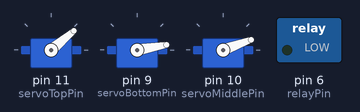
The sketch below on a simulated Arduino Uno, built with avr-gcc and run on an emulated ATmega328P. Shown: 3 × servo, switched loads named in the sketch (green lamp = pin HIGH). The local clock reads 2024-03-15 10:24:30 at power-on unless the sketch sets it.

Above: at 1.1 s.
At 16.6 s:
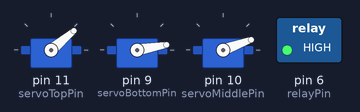
At 25.8 s:
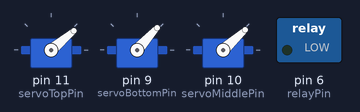
At 26.9 s:
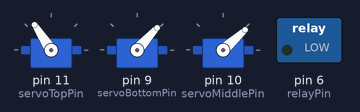
At 27.5 s:
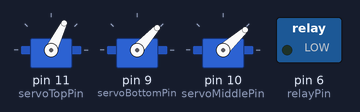
At 34.4 s:
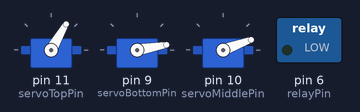
Timing chart, 0 to 35.9 s (numbered marks = the images above):
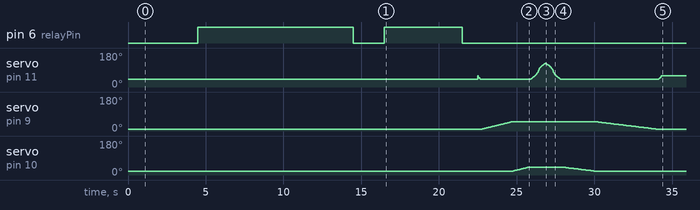

The sketch:

Stained_Underwear_Code_30March.ino
```cpp
#include <Servo.h>
#include <Wire.h>
#include "RTClib.h"

RTC_DS3231 rtc;

// Define servo objects
Servo servoBottom;
Servo servoMiddle;
Servo servoTop;

// Define the pins for the servos
const int relayPin = 6;
const int servoBottomPin = 9;
const int servoMiddlePin = 10;
const int servoTopPin = 11;

// Define the angles for movement
const int bottomMotorDownPosition = 48;
const int bottomMotorUpPosition = 10;

const int middleMotorDownPosition = 42;
const int middleMotorUpPosition = 20;

const int topMotorMiddlePosition = 85;
const int topMotorBackPosition = 45;
const int topMotorFrontPosition = 125;
const int topMotorNoHittingPosition = 40;
const int topMotorDefaultPosition = 60;

struct Day {
  int h;
  int m;
  int scrubs;
};

Day one;
Day two;
Day three;
Day four;
Day five;
Day six;
Day seven;
Day eight;
Day nine;
Day ten;
Day eleven;
Day twelve;
Day thirteen;
Day fourteen;
Day fifteen;

int cycle_day = 1;
int current_hour;
int current_minute;
int day_switched = false;

bool clean_now = true;

void setup() {

  one.h = 15;
  one.m = 43;
  one.scrubs = 100;

  two.h = 16;
  two.m = 12;
  two.scrubs = 98;

  three.h = 19;
  three.m = 30;
  three.scrubs = 70;

  four.h = 15;
  four.m = 01;
  four.scrubs = 75;

  five.h = 14;
  five.m = 49;
  five.scrubs = 93;

  six.h = 16;
  six.m = 28;
  six.scrubs = 82;

  seven.h = 15;
  seven.m = 16;
  seven.scrubs = 90;

  eight.h = 14;
  eight.m = 35;
  eight.scrubs = 78;

  nine.h = 13;
  nine.m = 45;
  nine.scrubs = 87;

  ten.h = 13;
  ten.m = 56;
  ten.scrubs = 80;

  eleven.h = 13;
  eleven.m = 05;
  eleven.scrubs = 110;

  twelve.h = 15;
  twelve.m = 12;
  twelve.scrubs = 120;

  thirteen.h = 14;
  thirteen.m = 45;
  thirteen.scrubs = 89;

  fourteen.h = 15;
  fourteen.m = 01;
  fourteen.scrubs = 100;

  fifteen.h = 19;
  fifteen.m = 07;
  fifteen.scrubs = 98;

  pinMode(relayPin, OUTPUT);
  digitalWrite(relayPin, LOW);


  servoTop.write(topMotorNoHittingPosition); //start from No Hitting for top motor
  servoTop.attach(servoTopPin);
  delay(500);

  servoBottom.write(bottomMotorUpPosition);
  servoBottom.attach(servoBottomPin);
  delay(500);

  servoMiddle.write(middleMotorUpPosition);
  servoMiddle.attach(servoMiddlePin);
  delay(500);

  delay(3000);

  //Make water in tubes go all the way to the faucet mouth
  digitalWrite(relayPin, HIGH);
  delay(10000);
  digitalWrite(relayPin, LOW);
  delay(1000);

  cleaning(1); // test running the water pump and the robotic arm one time


}

void loop() {

  if (rtc.begin()) {
    DateTime now = rtc.now();
    current_hour = now.hour();
    current_minute = now.minute();

    if (cycle_day == 1 && current_hour == one.h && current_minute == one.m) {
      cleaning(one.scrubs);
    }

    else if (cycle_day == 2 && current_hour == two.h && current_minute == two.m) {
      cleaning(two.scrubs);
    }

    else if (cycle_day == 3 && current_hour == three.h && current_minute == three.m) {
      cleaning(three.scrubs);
    }

    else if (cycle_day == 4 && current_hour == four.h && current_minute == four.m) {
      cleaning(four.scrubs);
    }

    else if (cycle_day == 5 && current_hour == five.h && current_minute == five.m) {
      cleaning(five.scrubs);
    }

    else if (cycle_day == 6 && current_hour == six.h && current_minute == six.m) {
      cleaning(six.scrubs);
    }

    else if (cycle_day == 7 && current_hour == seven.h && current_minute == seven.m) {
      cleaning(seven.scrubs);
    }

    else if (cycle_day == 8 && current_hour == eight.h && current_minute == eight.m) {
      cleaning(eight.scrubs);
    }

    else if (cycle_day == 9 && current_hour == nine.h && current_minute == nine.m) {
      cleaning(nine.scrubs);
    }

    else if (cycle_day == 10 && current_hour == ten.h && current_minute == ten.m) {
      cleaning(ten.scrubs);
    }

    else if (cycle_day == 11 && current_hour == eleven.h && current_minute == eleven.m) {
      cleaning(eleven.scrubs);
    }

    else if (cycle_day == 12 && current_hour == twelve.h && current_minute == twelve.m) {
      cleaning(twelve.scrubs);
    }

    else if (cycle_day == 13 && current_hour == thirteen.h && current_minute == thirteen.m) {
      cleaning(thirteen.scrubs);
    }

    else if (cycle_day == 14 && current_hour == fourteen.h && current_minute == fourteen.m) {
      cleaning(fourteen.scrubs);
    }

    else if (cycle_day == 15 && current_hour == fifteen.h && current_minute == fifteen.m) {
      cleaning(fifteen.scrubs);
    }

    // organizing how we count:
    if (day_switched == false && current_hour == 23 && current_minute == 59) {
      cycle_day += 1;
      day_switched = true;
    }

    if (current_hour == 0 && current_minute == 0) {
      day_switched = false; // resetting value for the day
      clean_now = true;
    }

    if (cycle_day == 16) {
      cycle_day = 1;
    }
  }

  delay(1000);
}

void cleaning(int swipeNum) {
  if (clean_now == true) {
    //Turn on and off water pump
    waterPump();
    clean_now = false;

    //Move robot arm Down
    downMovement();

    //Start Scrubbing
    for (int i = 0; i < (swipeNum - 2) ; i++) {
      backAndForth();
    }

    //Move robot arm Up
    upMovement();
  }
}

void backAndForth() {
  //TOP MOTOR: Middle to Front
  for (int i = topMotorMiddlePosition; i <= topMotorFrontPosition; i++) {
    servoTop.write(i); // Move servo to the current angle
    delay(map(i, topMotorMiddlePosition, topMotorFrontPosition, 3, 20)); // Delay with decreasing interval for acceleration
  }

  // TOP MOTOR: Back to Middle
  for (int i = topMotorFrontPosition; i >= topMotorMiddlePosition; i--) {
    servoTop.write(i); // Move servo to the current angle
    delay(map(i, topMotorFrontPosition, topMotorMiddlePosition, 20, 3)); // Delay with decreasing interval for acceleration
  }

  // TOP MOTOR: Middle to Front
  for (int i = topMotorMiddlePosition; i >= topMotorBackPosition; i--) {
    servoTop.write(i); // Move servo to the current angle
    delay(map(i, topMotorMiddlePosition, topMotorBackPosition, 3, 20)); // Delay with decreasing interval for acceleration
  }

  // TOP MOTOR: Front to Center
  for (int i = topMotorBackPosition; i <= topMotorMiddlePosition; i++) {
    servoTop.write(i); // Move servo to the current angle
    delay(map(i, topMotorBackPosition, topMotorMiddlePosition, 20, 3)); // Delay with decreasing interval for acceleration
  }
}


void waterPump() {
  delay(1000);
  digitalWrite(relayPin, HIGH);
  delay(5000);
  digitalWrite(relayPin, LOW);
  delay(1000);
}

void downMovement() {

  // TOP MOTOR: Default to NoHittingPosition
  for (int i = topMotorDefaultPosition; i >= topMotorNoHittingPosition; i--) {
    servoTop.write(i); // Move servo to the current angle
    delay(map(i, topMotorDefaultPosition, topMotorNoHittingPosition, 3, 20)); // Delay with decreasing interval for acceleration
  }

  //BOTTOM MOTOR: Down Movement
  for (int i = bottomMotorUpPosition; i <= bottomMotorDownPosition; i ++) {
    servoBottom.write(i);
    delay(50);
  }

  // MIDDLE MOTOR: Down Movement
  for (int i = middleMotorUpPosition; i <= middleMotorDownPosition; i ++) {
    servoMiddle.write(i);
    delay(50);
  }

  // TOP MOTOR: NoHittingPosition to Middle
  for (int i = topMotorNoHittingPosition; i <= topMotorMiddlePosition; i++) {
    servoTop.write(i); // Move servo to the current angle
    delay(map(i, topMotorNoHittingPosition, topMotorMiddlePosition, 20, 3)); // Delay with decreasing interval for acceleration
  }
}

void upMovement() {

  //TOP MOTOR: Middle to Back
  for (int i = topMotorMiddlePosition; i <= topMotorFrontPosition; i++) {
    servoTop.write(i); // Move servo to the current angle
    delay(map(i, topMotorMiddlePosition, topMotorFrontPosition, 3, 20)); // Delay with decreasing interval for acceleration
  }

  // TOP MOTOR: Back to Middle
  for (int i = topMotorFrontPosition; i >= topMotorMiddlePosition; i--) {
    servoTop.write(i); // Move servo to the current angle
    delay(map(i, topMotorFrontPosition, topMotorMiddlePosition, 20, 3)); // Delay with decreasing interval for acceleration
  }

  // TOP MOTOR: Middle to NoHittingPosition
  for (int i = topMotorMiddlePosition; i >= topMotorNoHittingPosition; i--) {
    servoTop.write(i); // Move servo to the current angle
    delay(map(i, topMotorMiddlePosition, topMotorNoHittingPosition, 3, 20)); // Delay with decreasing interval for acceleration
  }

  // MIDDLE MOTOR: Up Movement
  for (int i = middleMotorDownPosition; i >= middleMotorUpPosition; i --) {
    servoMiddle.write(i);
    delay(100);
  }

  //BOTTOM MOTOR: Up Movement
  for (int i = bottomMotorDownPosition; i >= bottomMotorUpPosition; i --) {
    servoBottom.write(i);
    delay(100);
  }

  // TOP MOTOR: NoHittingPosition to Default
  for (int i = topMotorNoHittingPosition; i <= topMotorDefaultPosition; i++) {
    servoTop.write(i); // Move servo to the current angle
    delay(map(i, topMotorNoHittingPosition, topMotorDefaultPosition, 20, 3)); // Delay with decreasing interval for acceleration
  }
}
```
